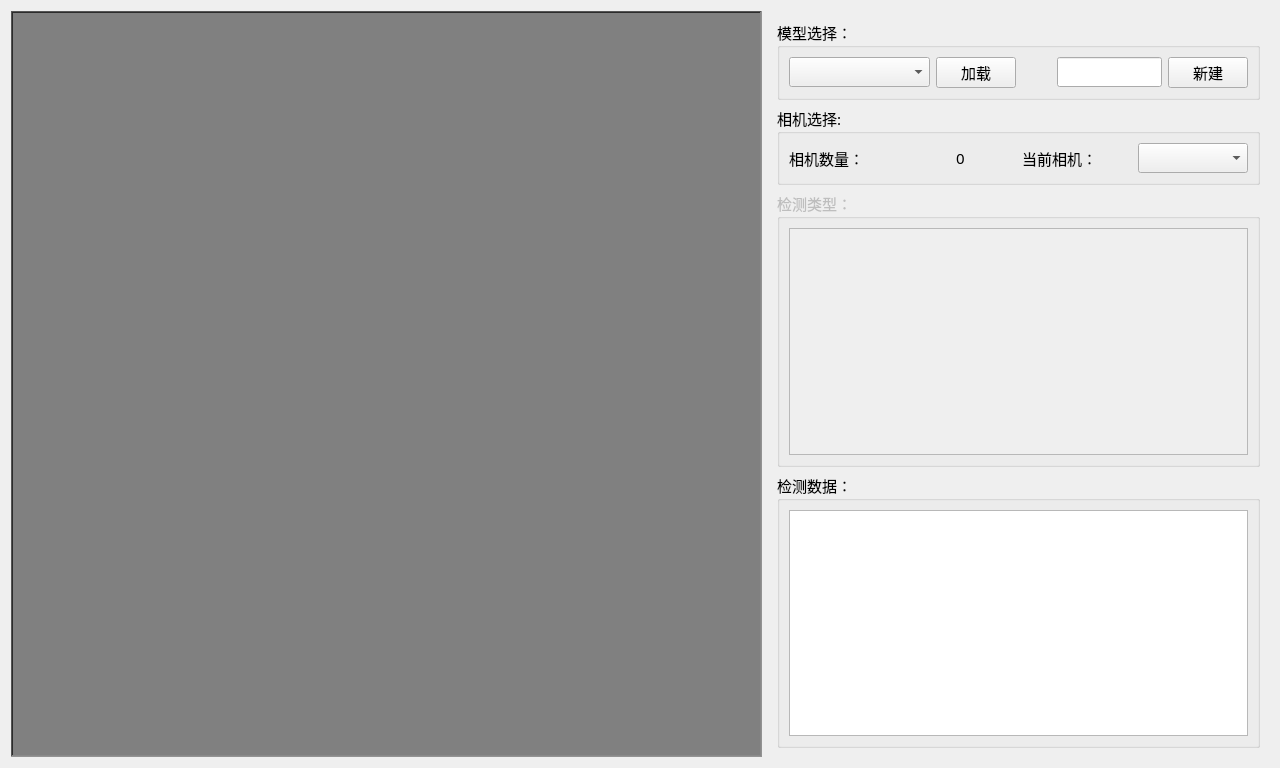
<?xml version="1.0" encoding="UTF-8"?>
<ui version="4.0">
 <class>ImageSettingView</class>
 <widget class="QWidget" name="ImageSettingView">
  <property name="geometry">
   <rect>
    <x>0</x>
    <y>0</y>
    <width>1280</width>
    <height>768</height>
   </rect>
  </property>
  <property name="sizePolicy">
   <sizepolicy hsizetype="Fixed" vsizetype="Fixed">
    <horstretch>0</horstretch>
    <verstretch>0</verstretch>
   </sizepolicy>
  </property>
  <property name="font">
   <font>
    <family>黑体</family>
    <pointsize>11</pointsize>
   </font>
  </property>
  <property name="windowTitle">
   <string>图像设置</string>
  </property>
  <layout class="QGridLayout" name="gridLayout" columnstretch="6,4">
   <item row="0" column="0">
    <widget class="QLabelWithMouseEvent" name="labelDisplay">
     <property name="sizePolicy">
      <sizepolicy hsizetype="Ignored" vsizetype="Ignored">
       <horstretch>0</horstretch>
       <verstretch>0</verstretch>
      </sizepolicy>
     </property>
     <property name="styleSheet">
      <string notr="true">background:gray</string>
     </property>
     <property name="frameShape">
      <enum>QFrame::WinPanel</enum>
     </property>
     <property name="frameShadow">
      <enum>QFrame::Sunken</enum>
     </property>
     <property name="text">
      <string/>
     </property>
     <property name="pixmap">
      <pixmap>../../../线路板检测/软件2.0/ConnectorInspection/ConnectorInspection/Icon/LabelNull.png</pixmap>
     </property>
     <property name="scaledContents">
      <bool>false</bool>
     </property>
     <property name="alignment">
      <set>Qt::AlignCenter</set>
     </property>
    </widget>
   </item>
   <item row="0" column="1">
    <widget class="QWidget" name="widgetCameras" native="true">
     <layout class="QGridLayout" name="gridLayout_3" rowstretch="1,1,4,4">
      <item row="0" column="0">
       <widget class="QGroupBox" name="groupBoxModel">
        <property name="title">
         <string>模型选择：</string>
        </property>
        <layout class="QGridLayout" name="gridLayout_2" columnstretch="4,1,1,3,1">
         <item row="0" column="1">
          <widget class="QPushButton" name="buttonLoadModel">
           <property name="sizePolicy">
            <sizepolicy hsizetype="Minimum" vsizetype="Fixed">
             <horstretch>0</horstretch>
             <verstretch>0</verstretch>
            </sizepolicy>
           </property>
           <property name="text">
            <string>加载</string>
           </property>
          </widget>
         </item>
         <item row="0" column="4">
          <widget class="QPushButton" name="buttonNewModel">
           <property name="text">
            <string>新建</string>
           </property>
          </widget>
         </item>
         <item row="0" column="0">
          <widget class="QComboBox" name="comboBoxLoadModel"/>
         </item>
         <item row="0" column="3">
          <widget class="QLineEdit" name="lineEditNewModel"/>
         </item>
         <item row="0" column="2">
          <spacer name="horizontalSpacer">
           <property name="orientation">
            <enum>Qt::Horizontal</enum>
           </property>
           <property name="sizeHint" stdset="0">
            <size>
             <width>40</width>
             <height>20</height>
            </size>
           </property>
          </spacer>
         </item>
        </layout>
       </widget>
      </item>
      <item row="1" column="0">
       <widget class="QGroupBox" name="groupBoxCameraSelect">
        <property name="title">
         <string>相机选择:</string>
        </property>
        <layout class="QHBoxLayout" name="horizontalLayout">
         <item>
          <widget class="QLabel" name="label_2">
           <property name="text">
            <string>相机数量：</string>
           </property>
          </widget>
         </item>
         <item>
          <widget class="QLabel" name="labelCamerasNum">
           <property name="text">
            <string>0</string>
           </property>
           <property name="alignment">
            <set>Qt::AlignCenter</set>
           </property>
          </widget>
         </item>
         <item>
          <widget class="QLabel" name="label">
           <property name="text">
            <string>当前相机：</string>
           </property>
          </widget>
         </item>
         <item>
          <widget class="QComboBox" name="comboBoxCurrentCamera"/>
         </item>
        </layout>
       </widget>
      </item>
      <item row="2" column="0">
       <widget class="QGroupBox" name="groupBoxDetectTypeSetting">
        <property name="enabled">
         <bool>false</bool>
        </property>
        <property name="title">
         <string>检测类型：</string>
        </property>
        <layout class="QGridLayout" name="gridLayout_4">
         <item row="0" column="0">
          <widget class="QScrollArea" name="scrollArea">
           <property name="widgetResizable">
            <bool>true</bool>
           </property>
           <widget class="QWidget" name="scrollAreaWidgetContentsDetectTypeSetting">
            <property name="geometry">
             <rect>
              <x>0</x>
              <y>0</y>
              <width>462</width>
              <height>248</height>
             </rect>
            </property>
            <widget class="QWidget" name="gridLayoutWidget">
             <property name="geometry">
              <rect>
               <x>0</x>
               <y>0</y>
               <width>551</width>
               <height>341</height>
              </rect>
             </property>
             <layout class="QGridLayout" name="gridLayoutDetectTypeScrollArea"/>
            </widget>
           </widget>
          </widget>
         </item>
        </layout>
       </widget>
      </item>
      <item row="3" column="0">
       <widget class="QGroupBox" name="groupBoxDetectParamSetting">
        <property name="title">
         <string>检测数据：</string>
        </property>
        <layout class="QGridLayout" name="gridLayout_5">
         <item row="0" column="0">
          <widget class="QTableWidget" name="tableWidgetParam">
           <property name="editTriggers">
            <set>QAbstractItemView::NoEditTriggers</set>
           </property>
          </widget>
         </item>
        </layout>
       </widget>
      </item>
     </layout>
    </widget>
   </item>
  </layout>
 </widget>
 <customwidgets>
  <customwidget>
   <class>QLabelWithMouseEvent</class>
   <extends>QLabel</extends>
   <header location="global">../../../MySubView/QLabelWithMouseEvent.h</header>
  </customwidget>
 </customwidgets>
 <resources/>
 <connections/>
</ui>
